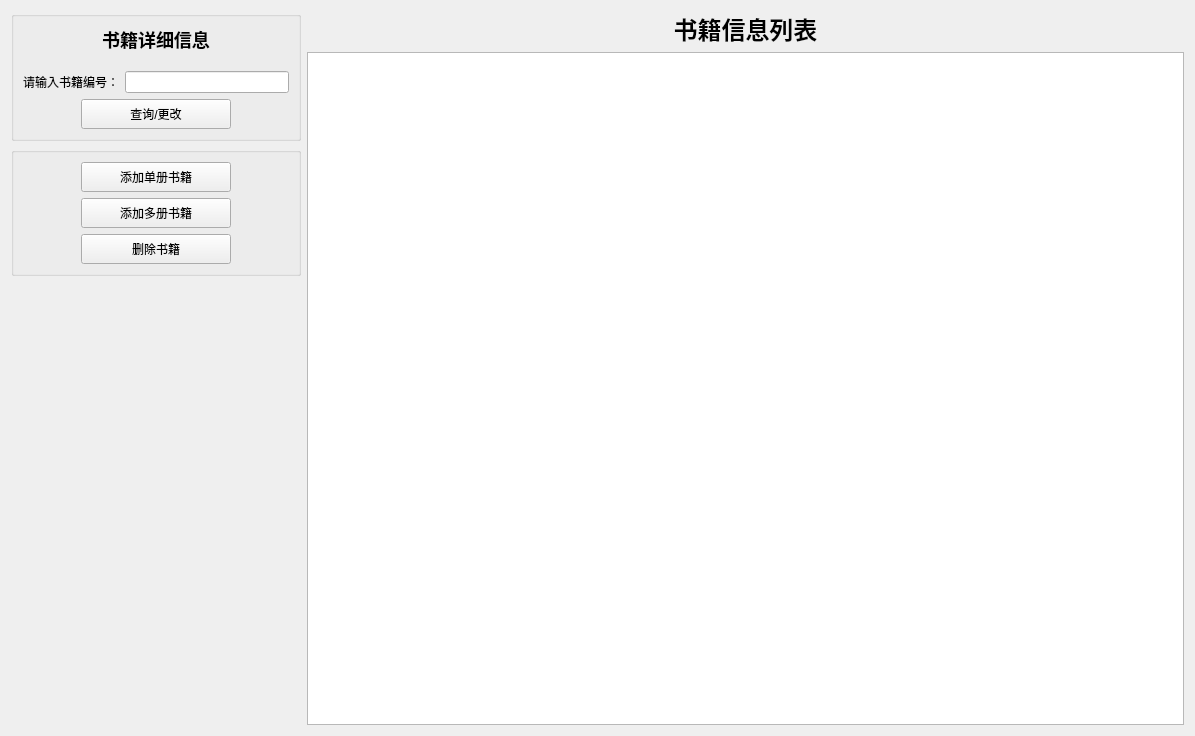
<?xml version="1.0" encoding="UTF-8"?>
<ui version="4.0">
 <class>BookManagementWidget</class>
 <widget class="QWidget" name="BookManagementWidget">
  <property name="geometry">
   <rect>
    <x>0</x>
    <y>0</y>
    <width>1195</width>
    <height>736</height>
   </rect>
  </property>
  <property name="minimumSize">
   <size>
    <width>1195</width>
    <height>736</height>
   </size>
  </property>
  <property name="maximumSize">
   <size>
    <width>1195</width>
    <height>736</height>
   </size>
  </property>
  <property name="windowTitle">
   <string>Form</string>
  </property>
  <layout class="QGridLayout" name="gridLayout_3">
   <item row="0" column="0">
    <widget class="QGroupBox" name="groupBox">
     <property name="minimumSize">
      <size>
       <width>290</width>
       <height>130</height>
      </size>
     </property>
     <property name="maximumSize">
      <size>
       <width>290</width>
       <height>130</height>
      </size>
     </property>
     <property name="sizeIncrement">
      <size>
       <width>0</width>
       <height>0</height>
      </size>
     </property>
     <property name="title">
      <string/>
     </property>
     <layout class="QGridLayout" name="gridLayout_2">
      <item row="0" column="0" colspan="3">
       <layout class="QHBoxLayout" name="horizontalLayout_2">
        <item>
         <spacer name="horizontalSpacer">
          <property name="orientation">
           <enum>Qt::Horizontal</enum>
          </property>
          <property name="sizeHint" stdset="0">
           <size>
            <width>40</width>
            <height>20</height>
           </size>
          </property>
         </spacer>
        </item>
        <item>
         <widget class="QLabel" name="label_2">
          <property name="minimumSize">
           <size>
            <width>0</width>
            <height>0</height>
           </size>
          </property>
          <property name="maximumSize">
           <size>
            <width>290</width>
            <height>16777215</height>
           </size>
          </property>
          <property name="text">
           <string>&lt;html&gt;&lt;head/&gt;&lt;body&gt;&lt;p&gt;&lt;span style=&quot; font-size:x-large; font-weight:600;&quot;&gt;书籍详细信息&lt;/span&gt;&lt;/p&gt;&lt;/body&gt;&lt;/html&gt;</string>
          </property>
          <property name="alignment">
           <set>Qt::AlignCenter</set>
          </property>
         </widget>
        </item>
        <item>
         <spacer name="horizontalSpacer_4">
          <property name="orientation">
           <enum>Qt::Horizontal</enum>
          </property>
          <property name="sizeHint" stdset="0">
           <size>
            <width>40</width>
            <height>20</height>
           </size>
          </property>
         </spacer>
        </item>
       </layout>
      </item>
      <item row="1" column="1">
       <spacer name="verticalSpacer_2">
        <property name="orientation">
         <enum>Qt::Vertical</enum>
        </property>
        <property name="sizeHint" stdset="0">
         <size>
          <width>20</width>
          <height>1</height>
         </size>
        </property>
       </spacer>
      </item>
      <item row="2" column="0" colspan="3">
       <layout class="QHBoxLayout" name="horizontalLayout">
        <item>
         <widget class="QLabel" name="label_userID">
          <property name="maximumSize">
           <size>
            <width>16777215</width>
            <height>16777215</height>
           </size>
          </property>
          <property name="text">
           <string>请输入书籍编号：</string>
          </property>
         </widget>
        </item>
        <item>
         <widget class="QLineEdit" name="LineEdit_userID">
          <property name="maximumSize">
           <size>
            <width>16777215</width>
            <height>16777215</height>
           </size>
          </property>
         </widget>
        </item>
       </layout>
      </item>
      <item row="3" column="0">
       <spacer name="horizontalSpacer_3">
        <property name="orientation">
         <enum>Qt::Horizontal</enum>
        </property>
        <property name="sizeHint" stdset="0">
         <size>
          <width>48</width>
          <height>20</height>
         </size>
        </property>
       </spacer>
      </item>
      <item row="3" column="1">
       <widget class="QPushButton" name="Button_Search">
        <property name="minimumSize">
         <size>
          <width>150</width>
          <height>30</height>
         </size>
        </property>
        <property name="maximumSize">
         <size>
          <width>150</width>
          <height>30</height>
         </size>
        </property>
        <property name="text">
         <string>查询/更改</string>
        </property>
       </widget>
      </item>
      <item row="3" column="2">
       <spacer name="horizontalSpacer_2">
        <property name="orientation">
         <enum>Qt::Horizontal</enum>
        </property>
        <property name="sizeHint" stdset="0">
         <size>
          <width>48</width>
          <height>20</height>
         </size>
        </property>
       </spacer>
      </item>
     </layout>
    </widget>
   </item>
   <item row="0" column="1" rowspan="3">
    <layout class="QVBoxLayout" name="verticalLayout">
     <item>
      <widget class="QLabel" name="label">
       <property name="text">
        <string>&lt;html&gt;&lt;head/&gt;&lt;body&gt;&lt;p&gt;&lt;span style=&quot; font-size:xx-large; font-weight:600;&quot;&gt;书籍信息列表&lt;/span&gt;&lt;/p&gt;&lt;/body&gt;&lt;/html&gt;</string>
       </property>
       <property name="alignment">
        <set>Qt::AlignCenter</set>
       </property>
      </widget>
     </item>
     <item>
      <widget class="QTableWidget" name="tableWidget"/>
     </item>
    </layout>
   </item>
   <item row="1" column="0">
    <widget class="QGroupBox" name="groupBox_2">
     <property name="minimumSize">
      <size>
       <width>290</width>
       <height>0</height>
      </size>
     </property>
     <property name="maximumSize">
      <size>
       <width>290</width>
       <height>16777215</height>
      </size>
     </property>
     <property name="title">
      <string/>
     </property>
     <layout class="QGridLayout" name="gridLayout">
      <item row="0" column="0">
       <widget class="QPushButton" name="Button_changePri">
        <property name="minimumSize">
         <size>
          <width>150</width>
          <height>30</height>
         </size>
        </property>
        <property name="maximumSize">
         <size>
          <width>150</width>
          <height>30</height>
         </size>
        </property>
        <property name="text">
         <string>添加单册书籍</string>
        </property>
       </widget>
      </item>
      <item row="1" column="0">
       <widget class="QPushButton" name="Button_deleteUser">
        <property name="minimumSize">
         <size>
          <width>150</width>
          <height>30</height>
         </size>
        </property>
        <property name="maximumSize">
         <size>
          <width>150</width>
          <height>30</height>
         </size>
        </property>
        <property name="text">
         <string>添加多册书籍</string>
        </property>
       </widget>
      </item>
      <item row="2" column="0">
       <widget class="QPushButton" name="Button_addUser">
        <property name="minimumSize">
         <size>
          <width>150</width>
          <height>30</height>
         </size>
        </property>
        <property name="maximumSize">
         <size>
          <width>150</width>
          <height>30</height>
         </size>
        </property>
        <property name="text">
         <string>删除书籍</string>
        </property>
       </widget>
      </item>
     </layout>
    </widget>
   </item>
   <item row="2" column="0">
    <spacer name="verticalSpacer">
     <property name="orientation">
      <enum>Qt::Vertical</enum>
     </property>
     <property name="sizeHint" stdset="0">
      <size>
       <width>20</width>
       <height>439</height>
      </size>
     </property>
    </spacer>
   </item>
  </layout>
 </widget>
 <resources/>
 <connections/>
</ui>
